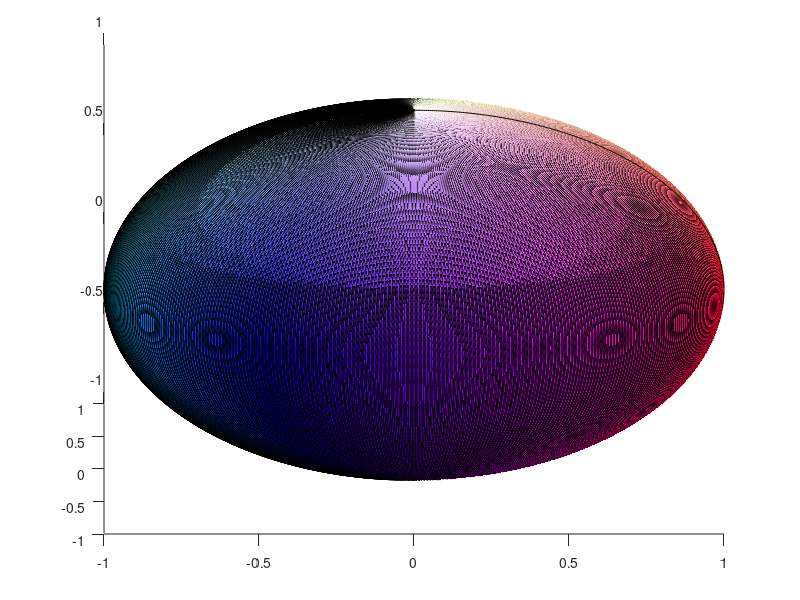

The MATLAB script that drew this image: (Note: this script raises an error after producing the figure.)
% % Color-coded S2 based on orientation

clear
clf
format long e
hold all

% reference vector
cthetad = [];
cphid = [];


% viewangle = [0 0];
% viewangle = [36 30];
viewangle = [0,20];

conetheta = cthetad*pi/180;
conephi = cphid*pi/180;

k = 10;
map = hsv(2^k);

% plot axes arrows
arrowlength = 2.5;
fontsize = 36;
stemwidth = 0.03;

% lighting
view(viewangle)



for cone = 1:length(conetheta)
    
% [x1,y1,z1] = cylinder([.25 0],128);
[x1,y1,z1] = cylinder([.25 0],128);

xc = x1;
yc = y1;

zc = z1+.8;

% set up rotation matrix1:
rotationMatrix1 = [cos(conetheta(cone))  0  sin(conetheta(cone));...
                   0                  1  0;...
                   -sin(conetheta(cone)) 0  cos(conetheta(cone))];
% set up rotation matrix2:
rotationMatrix2 = [cos(conephi(cone))  -sin(conephi(cone))  0;...
                   sin(conephi(cone))  cos(conephi(cone))   0;...
                   0                0                 1];
% get points at the two rings and rotate them separately about x:

positionNew1 = rotationMatrix2*rotationMatrix1*[xc(1,:); yc(1,:); zc(1,:)];
positionNew2 = rotationMatrix2*rotationMatrix1*[xc(2,:); yc(2,:); zc(2,:)];

xc = [positionNew1(1,:); positionNew2(1,:)];
yc = [positionNew1(2,:); positionNew2(2,:)];
zc = [positionNew1(3,:); positionNew2(3,:)];

arrow_color = zeros(1,3);
arrow_color(1) = (conephi(cone))/(2*pi); 
if arrow_color(1)<0
    arrow_color(1) = (conephi(cone)+pi)/(2*pi); 
end
arrow_color(2) = conetheta(cone)/(pi/2);
arrow_color(3) = 2 - conetheta(cone)/(pi/2);

for i = 1:3
    if arrow_color(i) > 1
        arrow_color(i) = 1;
    end
end
arrow_color = hsv2rgb(arrow_color);

hold on
s = surf(xc,yc,zc,'EdgeColor','none','FaceColor',arrow_color);
fvc = surf2patch(s);
delete(s)
patch(fvc,...
    'FaceAlpha',1,...
    'FaceColor',arrow_color,...
    'FaceLighting','flat',...
    'EdgeColor','none',...
    'SpecularStrength',0.8,...
    'AmbientStrength',0.55);

end

[X,Y,Z]=sphere(500);
[m,n] = size(X);
[azi,ele,~] = cart2sph(X,Y,Z);
% Z(Z >= cos(bound_d*pi/180)) = nan; % remove the region with theta<bound

azi_rs = reshape(azi,[m*n,1]);
azi_rs(azi_rs<0) = azi_rs(azi_rs<0)+2*pi;
the_rs = pi-(reshape(ele,[m*n,1])+pi/2);
col = zeros(m*n,3);

% hsv: s = 0 at the north pole; v = 0 at the south pole;
for i = 1:m*n
    col(i,1) = (azi_rs(i))/(2*pi); 
    col(i,2) = the_rs(i)/(pi/2);
    col(i,3) = 2 - the_rs(i)/(pi/2);

end
col(col > 1) = 1;
col_rs = reshape(col,[m,n,3]);
% figure
s1=surf(X,Y,Z,hsv2rgb(col_rs)); % color-code accroding to theta
s1.EdgeColor = 'none';
s1.SpecularStrength = 0.1;
s1.AmbientStrength= 0.4;
s1.FaceAlpha = 1;



colormap(map)
axis equal off
grid off
camlight

fig = gcf;
fig.Color = [1 1 1];
